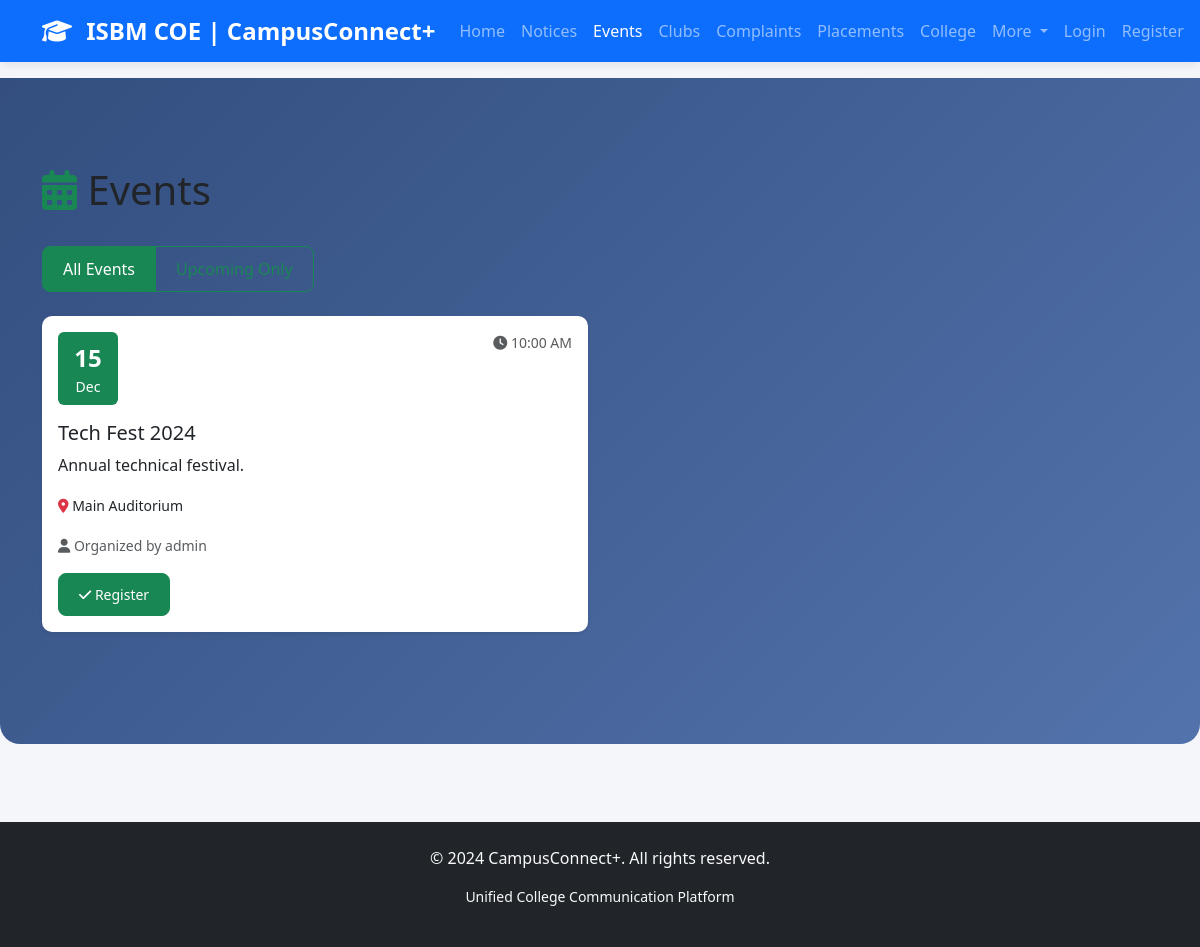
The app's page /events with its own data.
### app.py (models this page shows, shortened)
class Event(db.Model):
    id = db.Column(db.Integer, primary_key=True)
    title = db.Column(db.String(200), nullable=False)
    description = db.Column(db.Text, nullable=False)
    date = db.Column(db.DateTime, nullable=False)
    location = db.Column(db.String(100))
    organized_by = db.Column(db.Integer, db.ForeignKey('user.id'))
    created_at = db.Column(db.DateTime, default=lambda: datetime.now(timezone.utc))
    user = db.relationship('User', backref='events')

class User(UserMixin, db.Model):
    id = db.Column(db.Integer, primary_key=True)
    username = db.Column(db.String(50), unique=True, nullable=False)
    email = db.Column(db.String(120), unique=True, nullable=False)
    password = db.Column(db.String(60), nullable=False)
    role = db.Column(db.String(20), default='student')  # student, faculty, hod, dean, principal, admin
    created_at = db.Column(db.DateTime, default=lambda: datetime.now(timezone.utc))

### app.py (the view)
@app.route('/events')
def events():
    upcoming = request.args.get('upcoming')
    now = datetime.now(timezone.utc)
    if upcoming:
        events = Event.query.filter(Event.date >= now).order_by(Event.date).all()
    else:
        events = Event.query.order_by(Event.date.desc()).all()
    return render_template('events.html', events=events)

### templates/events.html (shortened to what this page needs)
{% extends "base.html" %}
{% block content %}
<div class="dashboard-header-bg">
    <div class="container py-5">
    <div class="d-flex justify-content-between align-items-center mb-4">
        <h1><i class="fas fa-calendar-alt text-success"></i> Events</h1>
    </div>
    <div class="mb-4">
        <div class="btn-group" role="group">
            <a href="{{ url_for('events') }}" class="btn btn-outline-success {{ 'active' if not request.args.get('upcoming') else '' }}">
                All Events
            </a>
            <a href="{{ url_for('events', upcoming='true') }}" class="btn btn-outline-success {{ 'active' if request.args.get('upcoming') == 'true' else '' }}">
            </a>
        </div>
    </div>
    <div class="row">
        {% for event in events %}
        <div class="col-md-6 mb-4">
            <div class="card event-card h-100 shadow-sm">
                <div class="card-body">
                    <div class="d-flex justify-content-between align-items-start mb-3">
                        <div class="date-box bg-success text-white p-2 rounded text-center" style="min-width: 60px;">
                            <div class="fs-4 fw-bold">{{ event.date.strftime('%d') }}</div>
                            <div class="small">{{ event.date.strftime('%b') }}</div>
                        </div>
                        <small class="text-muted">
                            <i class="fas fa-clock"></i> {{ event.date.strftime('%I:%M %p') }}
                        </small>
                    </div>
                    <h5 class="card-title">{{ event.title }}</h5>
                    <p class="card-text">{{ event.description }}</p>
                    <p class="card-text">
                        <small><i class="fas fa-map-marker-alt text-danger"></i> {{ event.location }}</small>
                    </p>
                    {% if event.user %}
                    <p class="card-text">
                        <small class="text-muted">
                            <i class="fas fa-user"></i> Organized by {{ event.user.username }}
                        </small>
                    </p>
                    {% endif %}
                    <div class="mt-3">
                        <button class="btn btn-success btn-sm">
                            <i class="fas fa-check"></i> Register
                        </button>
                    </div>
                </div>
            </div>
        </div>
        {% else %}
        <div class="col-12">
            <div class="alert alert-info text-center">
                <i class="fas fa-info-circle"></i> No events found.
            </div>
        </div>
        {% endfor %}
    </div>
    </div>
</div>
{% endblock %}

### static/css/style.css (style rules this page uses)
:root { --primary-color: #4a6cf7; --secondary-color: #6c757d; --success-color: #28a745; --danger-color: #dc3545; --warning-color: #1b54aa; --info-color: #17a2b8; --dark-color: #343a40; --light-color: #f8f9fa; }
body { font-family: 'Segoe UI', Tahoma, Geneva, Verdana, sans-serif; background-color: #f5f6fa; min-height: 100vh; display: flex; flex-direction: column; }
.notice-card, .event-card, .club-card { border: none; border-radius: 10px; transition: transform 0.3s, box-shadow 0.3s; }
.event-card { border-left: 4px solid var(--success-color); }
.date-box { display: inline-block; min-width: 50px; }
.btn { border-radius: 8px; padding: 10px 20px; font-weight: 500; transition: all 0.3s; }
.card { border: none; box-shadow: 0 2px 8px rgba(0, 0, 0, 0.05); }
.btn-group .btn { border-radius: 0; }
.btn-group .btn:first-child { border-radius: 8px 0 0 8px; }
.btn-group .btn:last-child { border-radius: 0 8px 8px 0; }
.dashboard-header-bg { background: linear-gradient(135deg, rgba(30, 60, 114, 0.9) 0%, rgba(42, 82, 152, 0.8) 100%); padding: 40px 0; margin-bottom: 30px; border-radius: 0 0 20px 20px; }

### records on screen
Event: date "15", date "Dec", date "10:00 AM", title "Tech Fest 2024", description "Annual technical festival.", location "Main Auditorium", user.username "admin"
